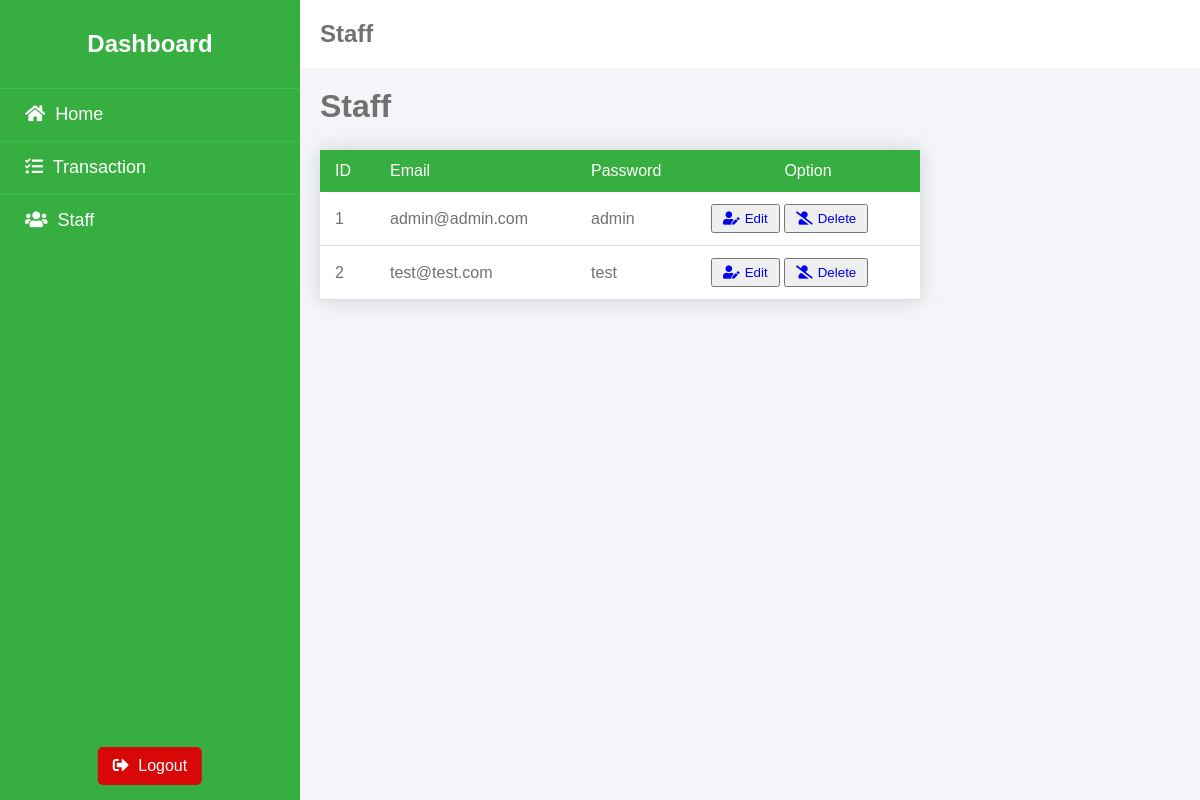
The page /staff (signed in) on the database its author committed.
### models.py (models this page shows, shortened)
class Staff(db.Model):
    __tablename__ = 'staff'
    staff_id = db.Column(db.Integer, primary_key=True)
    staff_email = db.Column(db.String(200), unique=True)
    staff_password = db.Column(db.String(200), nullable=False)

### blueprint/staff.py (the view)
@staff_bp.route('/staff')
def staff():
    return render_template('staff/index_page.html', staffs=Staff.query.all())

### blueprint/staff.py (called while the page is built)
def staff_bp_middleware():
    if not is_authenticated():
        return redirect(url_for('auth_bp.login_page'))

### helper/functions.py (called while the page is built)
def is_authenticated():
    if session.get('signedin'):
        return True
    return False

### templates/staff/index_page.html
{% extends 'auth/auth_base.html' %}
{% block head %}
<link rel="stylesheet" href="{{ url_for('static', filename='css/staff.css') }}">
{% endblock %}
{% block header %}
<h2>Staff</h2>
{% endblock %}
{% block body %}
<div class="staff">
    <h1>Staff</h1>
    <table>
        <thead>
            <tr>
                <td>ID</td>
                <td>Email</td>
                <td>Password</td>
                <td colspan="2"><center>Option</center></td>
            </tr>
        </thead>
        <tbody>
            {% for staff in staffs %}
            <tr>
                <td>{{ staff.staff_id }}</td>
                <td>{{ staff.staff_email }}</td>
                <td>{{ staff.staff_password }}</td>
                <td>
                    <button>
                        <a href="{{url_for('staff_bp.staff_update', id=staff.staff_id)}}"><i class="fas fa-user-edit"></i>Edit</a>
                    </button>
                    <button>
                        <a href="{{url_for('staff_bp.staff_delete', id=staff.staff_id)}}"><i class="fas fa-user-slash"></i>Delete</a>
                    </button>
                </td>
            </tr>
            {% endfor %}
        </tbody>
    </table>
</div>
{% endblock %}

### static/css/auth.css (style rules this page uses)
.fas { padding-right: 5px; }
body { background: #F3F5F9; }

### static/css/staff.css (style rules this page uses)
table { border-collapse: collapse; margin: 25px 0; font-size: 0.9em; font-family: sans-serif; min-width: 600px; box-shadow: 0 0 20px rgba(0, 0, 0, 0.15); background: #FFF; }
table thead tr { background: rgb(54, 175, 64); color: #ffffff; text-align: left; }
table th, table td { padding: 12px 15px; font-size: 16px; }
table tbody tr { border-bottom: 1px solid #dddddd; }
button { padding: 5px 10px; }

### static/css/global.css (style rules this page uses)
* { margin: 0; padding: 0; box-sizing: border-box; font-family: sans-serif; list-style: none; text-decoration: none; }

### rows shown on the page
Staff: staff_id "1", staff_email "admin@admin.com", staff_password "admin"
Staff: staff_id "2", staff_email "test@test.com", staff_password "test"
